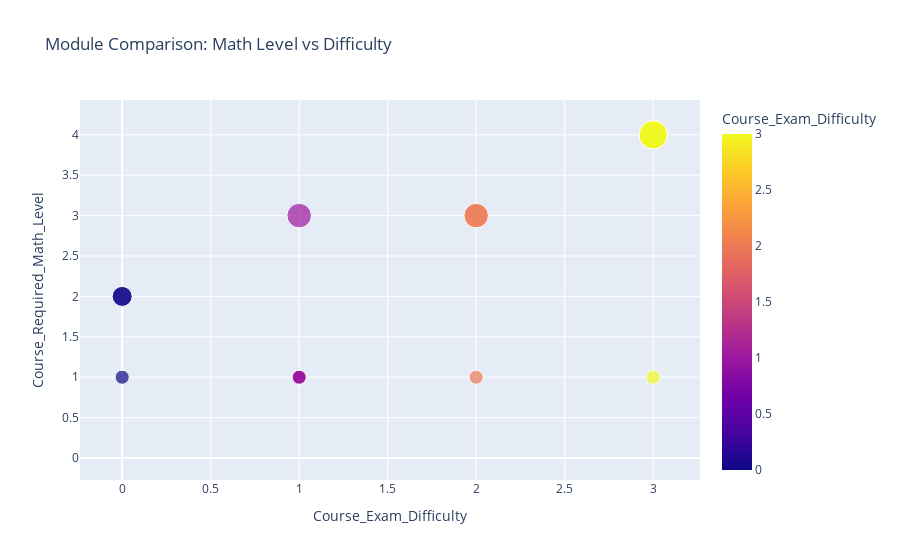

The code cell stored with this chart in its notebook:
### Code cell
# Create DataFrame
df = pd.DataFrame(courses_data)
# print(df.count())

# Bubble chart
fig = px.scatter(
    df, 
    x="exam_difficulty", 
    y="math_level", 
    size="math_level", 
    color="exam_difficulty",
    title="Module Comparison: Math Level vs Difficulty"
)
fig.show()

### Figure 1 — Plotly figure (JSON) as saved in the notebook; plotly's stock layout.template omitted (floating-point values rounded to 4 significant figures)
{"data": [{"hovertemplate": "Course_Exam_Difficulty=%{marker.color}<br>Course_Required_Math_Level=%{marker.size}<extra></extra>", "legendgroup": "", "marker": {"color": [3, 0, 3, 1, 2, 1, 1, 3, 1, 0, 1, 2, 2, 3, 0, 3, 3, 2], "coloraxis": "coloraxis", "size": [4, 1, 1, 1, 0, 3, 1, 4, 1, 2, 1, 3, 1, 4, 2, 4, 0, 3], "sizemode": "area", "sizeref": 0.01, "symbol": "circle"}, "mode": "markers", "name": "", "orientation": "v", "showlegend": false, "type": "scatter", "x": [3, 0, 3, 1, 2, 1, 1, 3, 1, 0, 1, 2, 2, 3, 0, 3, 3, 2], "xaxis": "x", "y": [4, 1, 1, 1, 0, 3, 1, 4, 1, 2, 1, 3, 1, 4, 2, 4, 0, 3], "yaxis": "y"}], "layout": {"coloraxis": {"colorbar": {"title": {"text": "Course_Exam_Difficulty"}}, "colorscale": [[0, "#0d0887"], [0.1111, "#46039f"], [0.2222, "#7201a8"], [0.3333, "#9c179e"], [0.4444, "#bd3786"], [0.5556, "#d8576b"], [0.6667, "#ed7953"], [0.7778, "#fb9f3a"], [0.8889, "#fdca26"], [1, "#f0f921"]]}, "legend": {"itemsizing": "constant", "tracegroupgap": 0}, "title": {"text": "Module Comparison: Math Level vs Difficulty"}, "xaxis": {"anchor": "y", "domain": [0, 1], "title": {"text": "Course_Exam_Difficulty"}}, "yaxis": {"anchor": "x", "domain": [0, 1], "title": {"text": "Course_Required_Math_Level"}}}}
